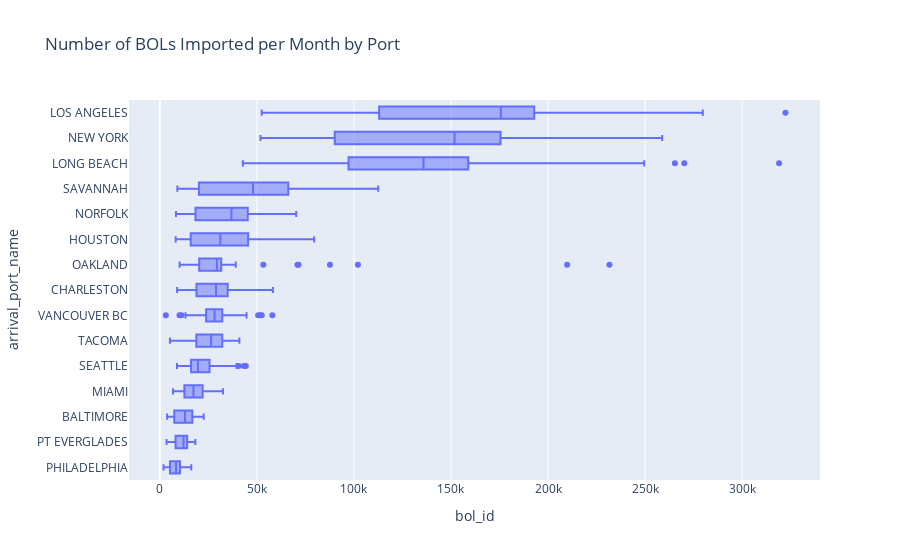

The cell this chart's notebook holds for it:
### Code cell
box_counts_by_time(
    data_lzdf=imports_lzdf.with_columns(pl.col('date_arrival').dt.strftime('%Y%m').alias('month_year')),
    value_var='bol_id',
    group_var='arrival_port_name',
    time_var='month_year',
    limit=15,
    title='Number of BOLs Imported per Month by Port'
)

### Figure 1 — Plotly figure (JSON) as saved in the notebook; plotly's stock layout.template omitted (floating-point values rounded to 4 significant figures; data arrays with more than 128 entries replaced by an {"elided": "..."} marker saying what was removed)
{"data": [{"alignmentgroup": "True", "hovertemplate": "bol_id=%{x}<br>arrival_port_name=%{y}<extra></extra>", "legendgroup": "", "marker": {"color": "#636efa"}, "name": "", "notched": false, "offsetgroup": "", "orientation": "h", "showlegend": false, "type": "box", "x": {"elided": "3405 int values"}, "x0": " ", "xaxis": "x", "y": {"elided": "3405 str values"}, "y0": " ", "yaxis": "y"}], "layout": {"boxmode": "group", "legend": {"tracegroupgap": 0}, "title": {"text": "Number of BOLs Imported per Month by Port"}, "xaxis": {"anchor": "y", "domain": [0, 1], "title": {"text": "bol_id"}}, "yaxis": {"anchor": "x", "categoryarray": ["PHILADELPHIA", "PT EVERGLADES", "BALTIMORE", "MIAMI", "SEATTLE", "TACOMA", "VANCOUVER BC", "CHARLESTON", "OAKLAND", "HOUSTON", "NORFOLK", "SAVANNAH", "LONG BEACH", "NEW YORK", "LOS ANGELES"], "categoryorder": "array", "domain": [0, 1], "title": {"text": "arrival_port_name"}}}}
